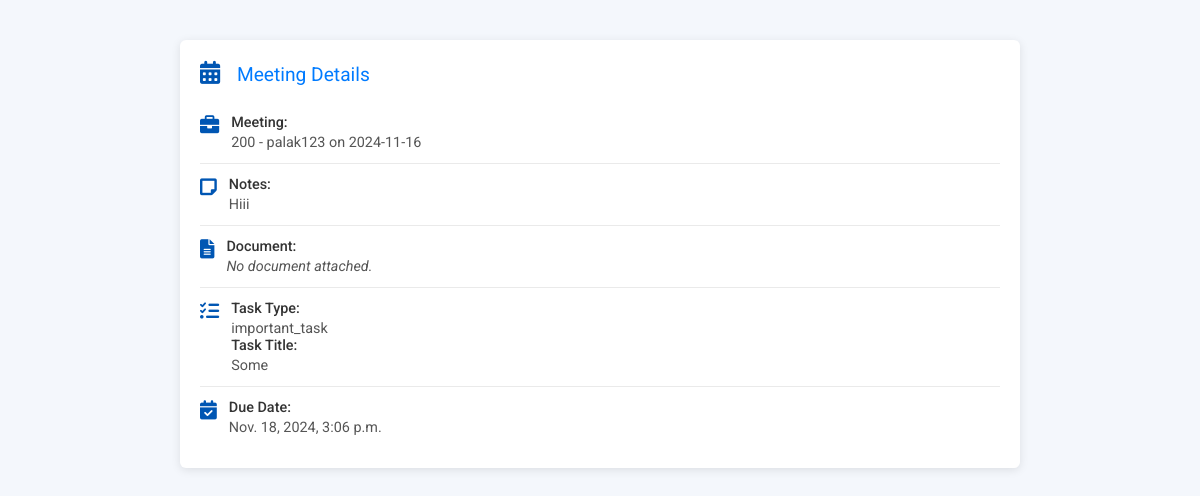
Before: /meet/detail/5/ with the older database file.
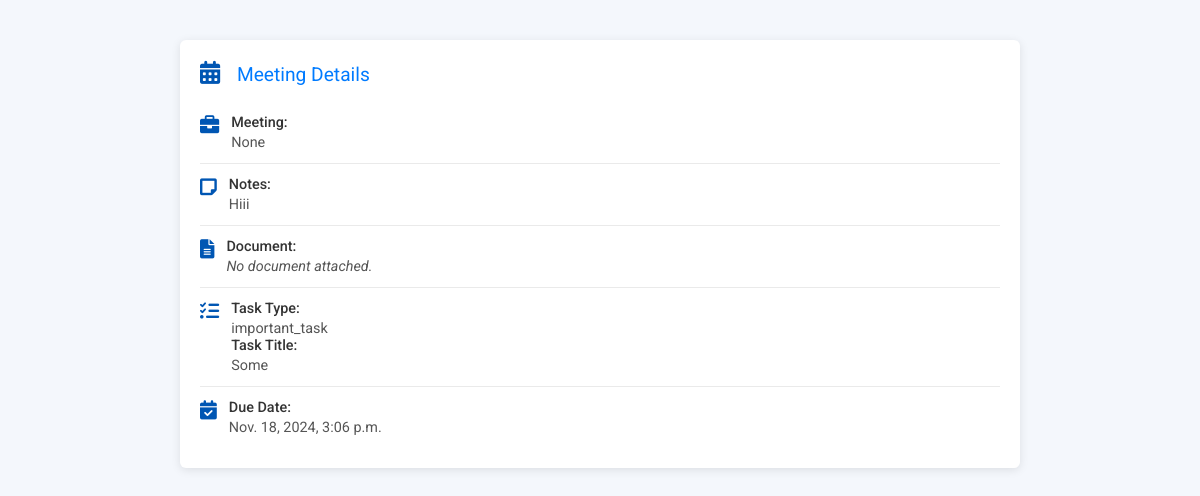
After: the same page with the newer database file.
### meet/models.py (models this page shows)
class Docs(models.Model):
    meeting=models.ForeignKey(Meeting, null=True,on_delete=models.SET_NULL,related_name='docs')
    user=models.ForeignKey(User, null=True,on_delete=models.SET_NULL)
    notes=models.TextField(blank=True)
    documents=models.FileField(upload_to='mmeting_docs', blank=True)
    task=models.CharField(max_length=1000,null=True, blank=True)
    task_title=models.CharField(max_length=100, null=True, blank=True)
    due_date = models.DateTimeField(null=True, blank=True)

class Meeting(models.Model):
    title = models.CharField(max_length=100, null=True)
    date = models.DateField(null=True)
    time = models.TimeField(null=True)
    meeting_link=models.TextField(null=True)
    meeting_type=models.CharField(max_length=100, choices=(('Task','Task'),('Standup','Standup'),('Personal','Personal'),('Team','Team')), null=True)
    user = models.ForeignKey(User, on_delete=models.CASCADE, null=True)
    admin = models.ForeignKey(User, related_name='admin_user', on_delete=models.CASCADE, null=True)
    def __str__(self):
        return f"{self.title} - {self.user.username} on {self.date}"

### meet/views.py (the view)
# urls.py: path('detail/<int:pk>/', detail_stuff_view, name='detail'),
def detail_stuff_view(request,pk):
    stuff=get_object_or_404(Docs, pk=pk)
    return render(request,'task/detail_tuff.html',{'stuff':stuff})

### meet/templates/task/detail_tuff.html (shortened to what this page needs)
<!DOCTYPE html>
<html lang="en">
<head>
  <link rel="stylesheet" href="https://cdnjs.cloudflare.com/ajax/libs/font-awesome/6.0.0-beta3/css/all.min.css">
</head>
<body>
<div class="container">
  <div class="header">
    <span class="icon"><i class="fas fa-calendar-alt"></i></span>
    Meeting Details
  </div>
  <div class="detail-item">
    <span class="icon"><i class="fas fa-briefcase"></i></span>
    <div class="content">
      <strong>Meeting:</strong>
      <p>{{ stuff.meeting }}</p>
    </div>
  </div>
  <div class="detail-item">
    <span class="icon"><i class="fas fa-sticky-note"></i></span>
    <div class="content">
      <strong>Notes:</strong>
      {% if stuff.notes %}
        <p>{{ stuff.notes }}</p>
      {% else %}
        <p class="no-content">No notes attached.</p>
      {% endif %}
    </div>
  </div>
  <div class="detail-item">
    <span class="icon"><i class="fas fa-file-alt"></i></span>
    <div class="content">
      <strong>Document:</strong>
      {% if stuff.documents %}
        <a href="{{ stuff.documents.url }}" target="_blank">View Document</a>
      {% else %}
        <p class="no-content">No document attached.</p>
      {% endif %}
    </div>
  </div>
  <div class="detail-item">
    <span class="icon"><i class="fas fa-tasks"></i></span>
    <div class="content">
      <strong>Task Type:</strong>
      {% if stuff.task %}
        <p>{{ stuff.task }}</p>
      {% else %}
        <p class="no-content">No task type specified.</p>
      {% endif %}
      {% if stuff.task_title %}
        <p><strong>Task Title:</strong> {{ stuff.task_title }}</p>
      {% endif %}
    </div>
  </div>
  <div class="detail-item">
    <span class="icon"><i class="fas fa-calendar-check"></i></span>
    <div class="content">
      <strong>Due Date:</strong>
      {% if stuff.due_date %}
        <p>{{ stuff.due_date }}</p>
      {% else %}
        <p class="no-content">No due date set.</p>
      {% endif %}
    </div>
  </div>
</div>
</body>
</html>

Changed rows visible on the page:
changed Docs "Hiii": meeting "200 - palak123 on 2024-11-16" → "None"
